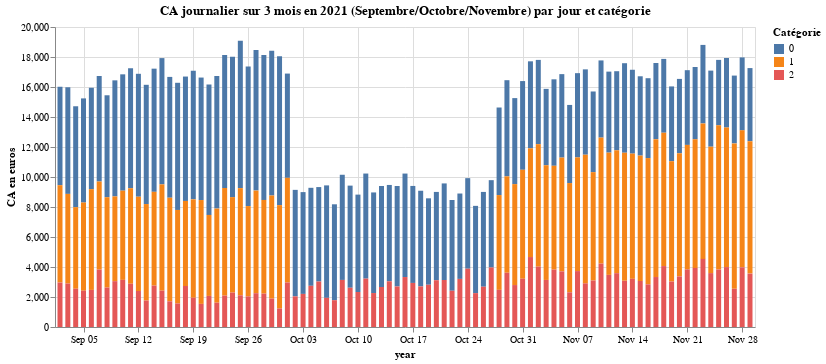

Notebook code for this chart:
### Markdown cell above
#### Recherche de la baisse d'activité entre les mois de Septembre et Novembre 2021

### Code cell
#Plage des dates
debut_date = '2021-09-01'
fin_date = '2021-11-30'
#Création d'un dataframe regroupant le CA par catégorie sur 3 mois
df9 = final_file.query('dates > @debut_date and dates < @fin_date')
ca_2021_3mois = df9.groupby(['dates', 'categ'], as_index=False)['price'].sum()

#Création d'un graphique
alt.Chart(ca_2021_3mois).mark_bar().encode(
    x=alt.X('dates', axis=alt.Axis(title='year')),
    y=alt.Y('price', axis=alt.Axis(title='CA en euros')),
    color=alt.Color('categ:N', title='Catégorie')
).properties(title="CA journalier sur 3 mois en 2021 (Septembre/Octobre/Novembre) par jour et catégorie", width=700)

### Figure 1 — Vega-Lite specification as saved in the notebook (floating-point values rounded to 4 significant figures; data arrays with more than 128 entries replaced by an {"elided": "..."} marker saying what was removed)
{"config": {"view": {"continuousWidth": 400, "continuousHeight": 300}}, "data": {"name": "data-97027553a7f19ea387c18b04069a41e3"}, "mark": "bar", "encoding": {"color": {"field": "categ", "title": "Catégorie", "type": "nominal"}, "x": {"axis": {"title": "year"}, "field": "dates", "type": "temporal"}, "y": {"axis": {"title": "CA en euros"}, "field": "price", "type": "quantitative"}}, "title": "CA journalier sur 3 mois en 2021 (Septembre/Octobre/Novembre) par jour et catégorie", "width": 700, "$schema": "https://vega.github.io/schema/vega-lite/v4.17.0.json", "datasets": {"data-97027553a7f19ea387c18b04069a41e3": {"elided": "241 records"}}}
